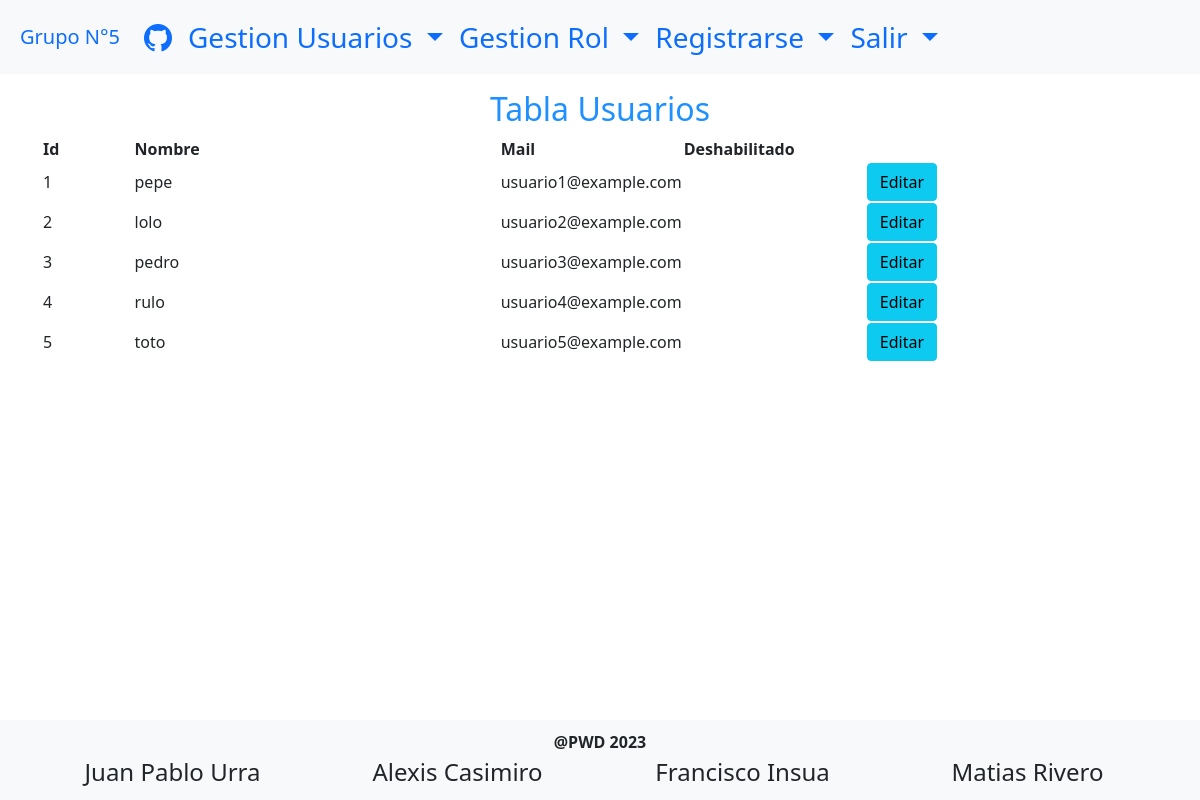
Page /Vista/usuario/indexUsuario.php on the committed database.
### tables this page shows
CREATE TABLE `usuario` (
  `idusuario` bigint(20) NOT NULL,
  `usnombre` varchar(50) NOT NULL,
  `uspass` varchar(150) NOT NULL,
  `usmail` varchar(50) NOT NULL,
  `usdeshabilitado` timestamp NULL DEFAULT NULL
);

### util/funciones.php (called while the page is built, shortened)
<?php
spl_autoload_register(function ($class_name){
    $directorys = array(
        $_SESSION['ROOT'].'Modelo/',
        $_SESSION['ROOT'].'Modelo/conector/',
        $_SESSION['ROOT'].'Control/',
        $_SESSION['ROOT'].'vendor/'
        );
});
?>

### Modelo/Conector/BaseDatos.php (called while the page is built, shortened)
<?php
class BaseDatos extends PDO {
  	private $conec;
  	private $indice;
  	private $resultado;
    public function __construct(){
        $this->indice =0;
        try {
           $this->conec=true;
        }catch (PDOException $e) {
            $this->sql = $e->getMessage();
            $this->conec=false;
        }
    }
    public function Iniciar(){
        return $this->getConec();
    }
    public function getConec(){
        return $this->conec;
    }
    public function setSQL($e){
        return "\n".$this->sql = $e;
    }
    public function Ejecutar($sql){
        if ( stristr($sql,"select")){
            $resp =  $this->EjecutarSelect($sql);
        }
        return $resp;
   }
   private function EjecutarSelect($sql){
       $cant = -1;
       $resultado=parent::query($sql);
       if(!$resultado){
           $this->analizarDebug();
       }else {
          $arregloResult = $resultado->fetchAll();
          $cant = count($arregloResult);
       }
       return $cant;
   }
   public function Registro() {
       $filaActual = false;
       $indiceActual = $this->getIndice();
       if ($indiceActual>=0) {
           $filas = $this->getResultado();
           if($indiceActual<count($filas)){
               $filaActual =  $filas[$indiceActual];
           }else {
               $this->setIndice(-1);
           }
       }
       return $filaActual;
   }
   private function setIndice ($valor){
       $this->indice = $valor;
   }
   private function getIndice (){
       return $this->indice;
   }
   private function setResultado($valor){
       $this->resultado = $valor;
   }
   private function getResultado(){
      return $this->resultado;
   }
}

### Modelo/Usuario.php (called while the page is built, shortened)
<?php
class Usuario{
    private $idusuario;
    private $usnombre;
    private $usmail;
    public function __construct(){
        $this->idusuario=0;
        $this->usnombre="";
        $this->usmail="";
    }
    public function setear($id,$nombre,$pass,$mail,$deshab){
        $this->idusuario=$id;
        $this->usnombre=$nombre;
        $this->usmail=$mail;
    }
    public function getId(){
        return $this->idusuario;
    }
    public function getNombre(){
        return $this->usnombre;
    }
    public function getMail(){
        return $this->usmail;
    }
    public function listar($parametro=""){
        $arrayUsuarios=array();
        $baseDatos=new BaseDatos();
        $sql="SELECT * FROM usuario";
        if($parametro!=""){
            $sql.=' WHERE'.$parametro;
        }
        if($baseDatos->Iniciar()){
            $respuesta=$baseDatos->Ejecutar($sql);
            if($respuesta>-1){
                if($respuesta>0){
                    while($row=$baseDatos->Registro()){
                    $obj=new Usuario();
                    $obj->setear($row['idusuario'],$row['usnombre'],$row['uspass'],$row['usmail'],$row['usdeshabilitado']);
                    array_push($arrayUsuarios,$obj);
                    }
                }
            }
        }
        return $arrayUsuarios;
    }
}
?>

### Control/AbmUsuario.php (called while the page is built, shortened)
<?php
class AbmUsuario{
    public function buscar ($param){
        $where=" true ";
        $objUsuario=new Usuario();
        $arreglo=$objUsuario->listar($where);
        return $arreglo;
    }
}
?>

### Vista/usuario/indexUsuario.php (the view, shortened to what this page needs)
<?php
include_once("../estructura/headPrivado.php");
$objAbmUsuario = new AbmUsuario();
$listaUsuario = $objAbmUsuario->buscar(null);
?>
<div class="container mt-3">
  <h2 style="text-align: center; color:dodgerblue;">Tabla Usuarios</h2>
  <form action="editarCompra.php" method="post">
    <table class="table-striped">
        <tr>
            <th style="width:10%">Id</th>
            <th style="width:40%">Nombre</th>
            <th style="width:20%">Mail</th>
            <th style="width:20%">Deshabilitado</th>
        </tr>
            <?php if(count($listaUsuario)>0){
                foreach($listaUsuario as $usuario){?>
                    <tr>
                    <td> <?php echo($usuario->getId()) ?></td>
                    <td> <?php echo($usuario->getNombre())?></td>
                    <td> <?php echo($usuario->getMail())?></td>
                     <td> <?php echo($usuario->getDeshabilitado())?></td>
                    <td><a href="editarUsuario.php?idusuario=<?php echo($usuario->getId()) ?>" class="btn btn-info">Editar</a></td>
                </tr>
                <?php
                }
            } ?>
    </table>
  </form>
</div>
<?php
include_once("../estructura/footer.php");
?>

### rows in the picture
usuario: idusuario "1", usnombre "pepe", usmail "usuario1@example.com"
usuario: idusuario "2", usnombre "lolo", usmail "usuario2@example.com"
usuario: idusuario "3", usnombre "pedro", usmail "usuario3@example.com"
usuario: idusuario "4", usnombre "rulo", usmail "usuario4@example.com"
usuario: idusuario "5", usnombre "toto", usmail "usuario5@example.com"
